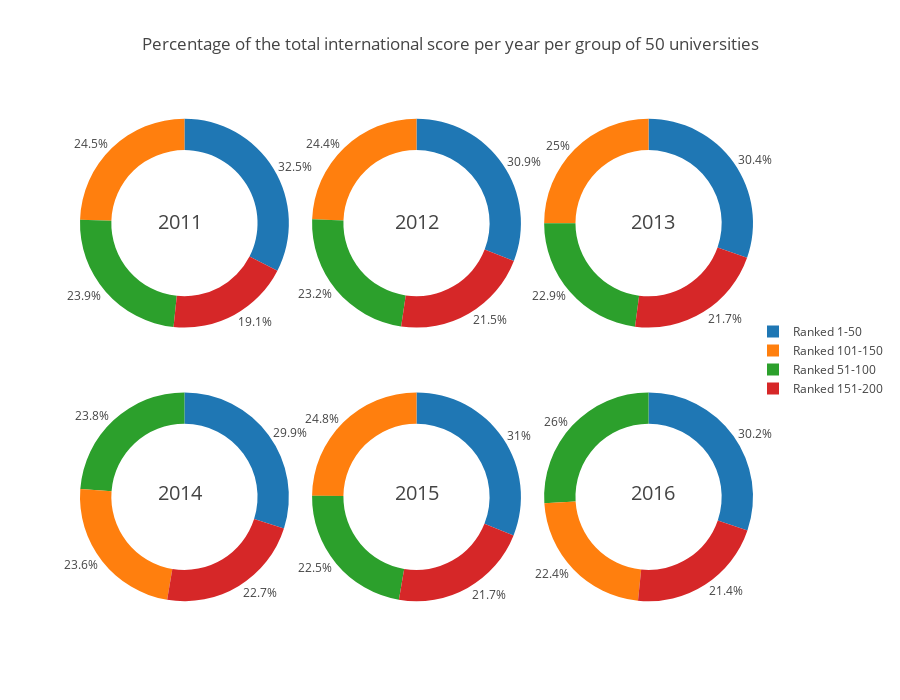

Write notebook code for a chart like this one.
### Code cell
fig = {
  "data": [
    {
      "values": [intscores[0][0], intscores[0][1], intscores[0][2], intscores[0][3]],
      "labels": [
        "Ranked 1-50",
        "Ranked 51-100",
        "Ranked 101-150",
        "Ranked 151-200"
      ],
      "domain": {"column": 0, "row": 0},
      "name": "",
      "textposition":"outside",
      "hoverinfo":"label+percent+name",
      "hole": .7,
      "type": "pie"
    },
      {
      "values": [intscores[1][0], intscores[1][1], intscores[1][2], intscores[1][3]],
      "labels": [
        "Ranked 1-50",
        "Ranked 51-100",
        "Ranked 101-150",
        "Ranked 151-200"
      ],
      "textposition":"outside",
      "domain": {"column": 1, "row": 0},
      "name": "International Score",
      "hoverinfo":"label+percent+name",
      "hole": .7,
      "type": "pie"
    },
    {
      "values": [intscores[2][0], intscores[2][1], intscores[2][2], intscores[2][3]],
      "labels": [
        "Ranked 1-50",
        "Ranked 51-100",
        "Ranked 101-150",
        "Ranked 151-200"
      ],
      "textposition":"outside",
      "domain": {"column": 2, "row": 0},
      "name": "International Score",
      "hoverinfo":"label+percent+name",
      "hole": .7,
      "type": "pie"},
  {
      "values": [intscores[3][0], intscores[3][1], intscores[3][2], intscores[3][3]],
      "labels": [
        "Ranked 1-50",
        "Ranked 51-100",
        "Ranked 101-150",
        "Ranked 151-200"
      ],
      "textposition":"outside",
      "domain": {"column": 0, "row": 1},
      "name": "International Score",
      "hoverinfo":"label+percent+name",
      "hole": .7,
      "type": "pie"
    },
    {
      "values": [intscores[4][0], intscores[4][1], intscores[4][2], intscores[4][3]],
      "labels": [
        "Ranked 1-50",
        "Ranked 51-100",
        "Ranked 101-150",
        "Ranked 151-200"
      ],
      "textposition":"outside",
      "domain": {"column": 1, "row": 1},
      "name": "International Score",
      "hoverinfo":"label+percent+name",
      "hole": .7,
      "type": "pie"
    },
    {
      "values": [intscores[5][0], intscores[5][1], intscores[5][2], intscores[5][3]],
      "labels": [
        "Ranked 1-50",
        "Ranked 51-100",
        "Ranked 101-150",
        "Ranked 151-200"
      ],
      "textposition":"outside",
      "domain": {"column": 2, "row": 1},
      "name": "International Score",
      "hoverinfo":"label+percent+name",
      "hole": .7,
      "type": "pie"}],
    
    "layout": {
        "title":"Percentage of the total international score per year per group of 50 universities",
        "grid": {"rows": 2, "columns": 3},
        "height": 700,
        "width": 900,
        "legend": dict(x=1, y=.5),
        "annotations": [
            {
                "font": {
                    "size": 20
                },
                "showarrow": False,
                "text": "2011",
                "x": 0.1135,
                "y": 0.797
            },
            {
                "font": {
                    "size": 20
                },
                "showarrow": False,
                "text": "2012",
                "x": 0.5,
                "y": 0.797
            },
            {
                "font": {
                    "size": 20
                },
                "showarrow": False,
                "text": "2013",
                "x": 0.887,
                "y": 0.797
            },
                        {
                "font": {
                    "size": 20
                },
                "showarrow": False,
                "text": "2014",
                "x": 0.1135,
                "y": 0.215
            },
            {
                "font": {
                    "size": 20
                },
                "showarrow": False,
                "text": "2015",
                "x": 0.5,
                "y": 0.215
            },
            {
                "font": {
                    "size": 20
                },
                "showarrow": False,
                "text": "2016",
                "x": 0.887,
                "y": 0.215
            }
        ]
    }
    
}
iplot(fig, filename='donut')

### Figure 1 — Plotly figure (JSON) as saved in the notebook; plotly's stock layout.template omitted (floating-point values rounded to 4 significant figures)
{"data": [{"domain": {"column": 0, "row": 0}, "hole": 0.7, "hoverinfo": "label+percent+name", "labels": ["Ranked 1-50", "Ranked 51-100", "Ranked 101-150", "Ranked 151-200"], "name": "", "textposition": "outside", "type": "pie", "uid": "9ffe5e4e-311c-4fa7-85a9-1c5d39a83f46", "values": [1183, 868, 890, 696]}, {"domain": {"column": 1, "row": 0}, "hole": 0.7, "hoverinfo": "label+percent+name", "labels": ["Ranked 1-50", "Ranked 51-100", "Ranked 101-150", "Ranked 151-200"], "name": "International Score", "textposition": "outside", "type": "pie", "uid": "32859594-c3d1-4391-bed6-20f788c92382", "values": [1170, 880, 925, 813]}, {"domain": {"column": 2, "row": 0}, "hole": 0.7, "hoverinfo": "label+percent+name", "labels": ["Ranked 1-50", "Ranked 51-100", "Ranked 101-150", "Ranked 151-200"], "name": "International Score", "textposition": "outside", "type": "pie", "uid": "6ac1d6d2-6e98-4cf3-80f7-114380b7a6b9", "values": [1162, 876, 957, 829]}, {"domain": {"column": 0, "row": 1}, "hole": 0.7, "hoverinfo": "label+percent+name", "labels": ["Ranked 1-50", "Ranked 51-100", "Ranked 101-150", "Ranked 151-200"], "name": "International Score", "textposition": "outside", "type": "pie", "uid": "65359add-b5b2-4d0e-ad26-6c8b851fc6e2", "values": [1165, 927, 918, 886]}, {"domain": {"column": 1, "row": 1}, "hole": 0.7, "hoverinfo": "label+percent+name", "labels": ["Ranked 1-50", "Ranked 51-100", "Ranked 101-150", "Ranked 151-200"], "name": "International Score", "textposition": "outside", "type": "pie", "uid": "47baf3c5-1d04-4286-86c5-6f83ffec0bf3", "values": [1185, 859, 948, 828]}, {"domain": {"column": 2, "row": 1}, "hole": 0.7, "hoverinfo": "label+percent+name", "labels": ["Ranked 1-50", "Ranked 51-100", "Ranked 101-150", "Ranked 151-200"], "name": "International Score", "textposition": "outside", "type": "pie", "uid": "d2c1d2e7-b0c6-4b87-9009-a82db75af21d", "values": [1170, 1006, 867, 828]}], "layout": {"annotations": [{"font": {"size": 20}, "showarrow": false, "text": "2011", "x": 0.1135, "y": 0.797}, {"font": {"size": 20}, "showarrow": false, "text": "2012", "x": 0.5, "y": 0.797}, {"font": {"size": 20}, "showarrow": false, "text": "2013", "x": 0.887, "y": 0.797}, {"font": {"size": 20}, "showarrow": false, "text": "2014", "x": 0.1135, "y": 0.215}, {"font": {"size": 20}, "showarrow": false, "text": "2015", "x": 0.5, "y": 0.215}, {"font": {"size": 20}, "showarrow": false, "text": "2016", "x": 0.887, "y": 0.215}], "grid": {"columns": 3, "rows": 2}, "height": 700, "legend": {"x": 1, "y": 0.5}, "title": {"text": "Percentage of the total international score per year per group of 50 universities"}, "width": 900}}
